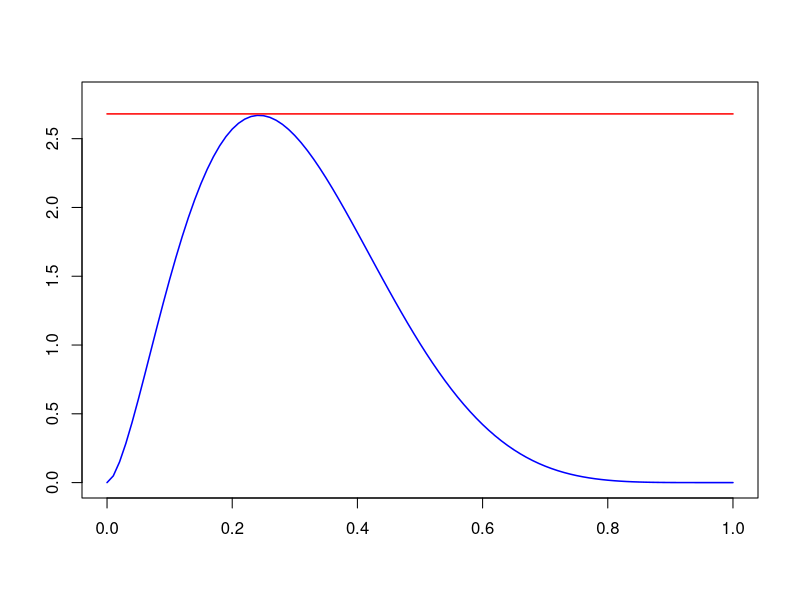
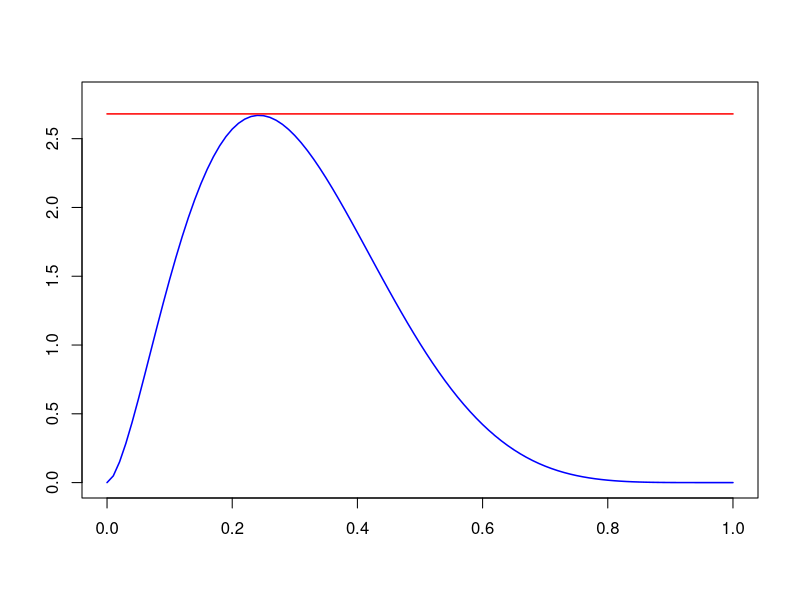
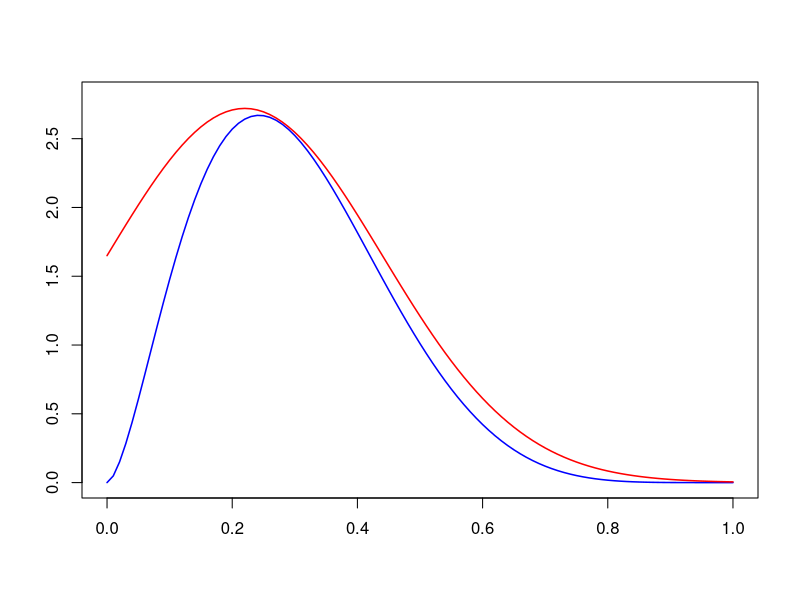
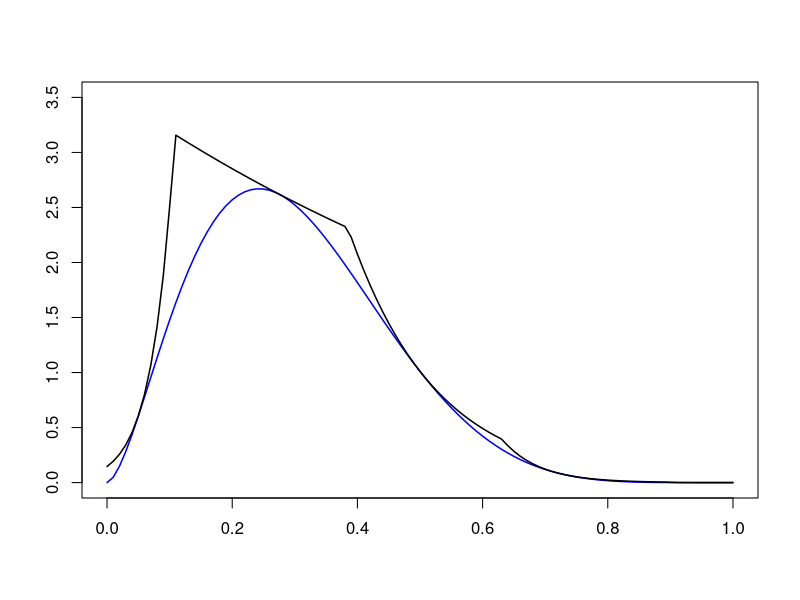
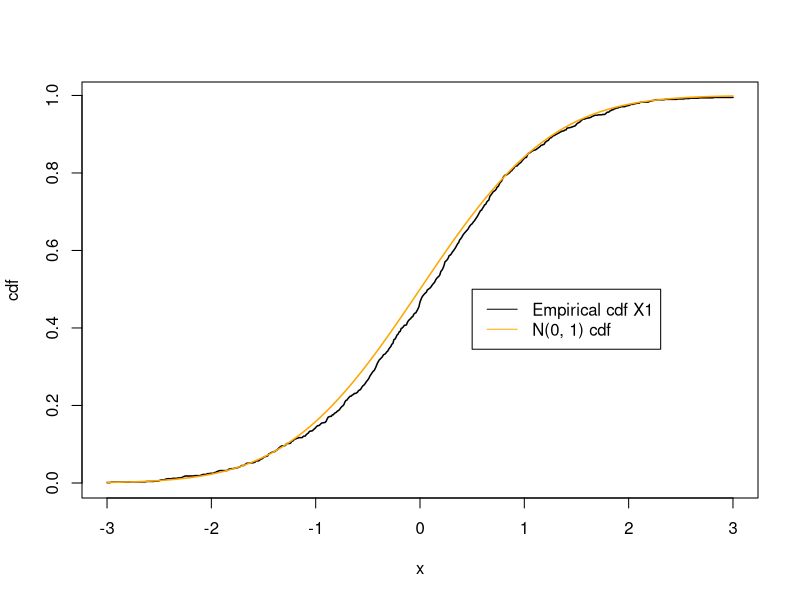
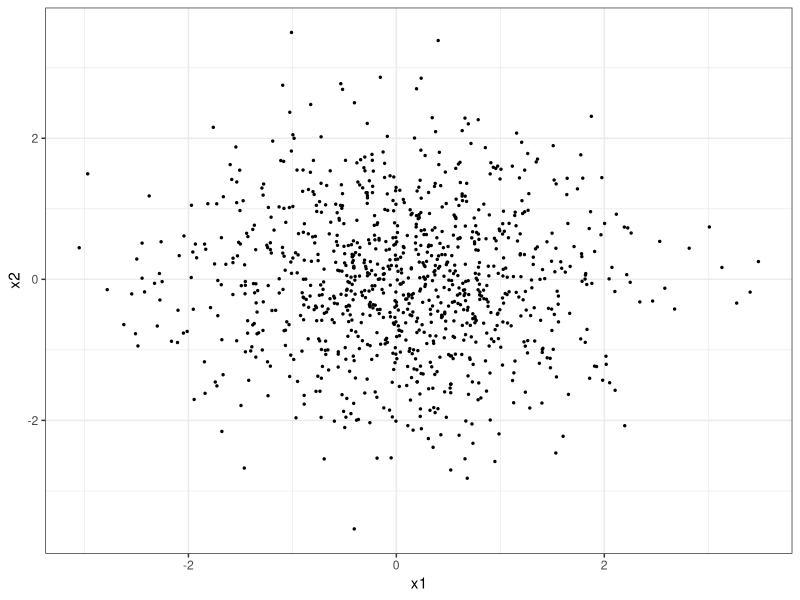

Write the R code that produced these figures, in order.
## ---- chunk 1
gridpts <- seq(0, 1, 0.01)
x <- dbeta(gridpts, 2.7, 6.3)
y <- dunif(gridpts)
c = 2.68
plot(gridpts,x,xlim=c(0,1),ylim=c(0,2.8),type="l",col="blue",main="",xlab="",ylab="",
     lwd=1.5)
lines(gridpts,c*y,col="red", lwd=1.5)
#legend(.6,2,c("Target density, f(t)","c * g(t)"),lty=c(1,1),col=c("blue","red"))
## ---- chunk 2
gridpts <- seq(0, 1, 0.01)
x <- dbeta(gridpts, 2.7, 6.3)
y <- dunif(gridpts)
c = 2.68
plot(gridpts,x,xlim=c(0,1),ylim=c(0,2.8),type="l",col="blue",main="",xlab="",ylab="",
     lwd=1.5)
lines(gridpts,c*y,col="red", lwd=1.5)
#legend(.6,2,c("Target density, f(t)","c * g(t)"),lty=c(1,1),col=c("blue","red"))
## ---- chunk 3
gridpts <- seq(0, 1, 0.01)
x <- dbeta(gridpts, 2.7, 6.3)
y <- dunif(gridpts)
c = 2.68
plot(gridpts,x,xlim=c(0,1),ylim=c(0,2.8),type="l",col="blue",main="",xlab="",ylab="",
     lwd=1.5)
lines(gridpts,1.5*dnorm(gridpts, mean=0.22, sd=0.22),col="red", lwd=1.5)
#legend(.6,2,c("Target density, f(t)","c * g(t)"),lty=c(1,1),col=c("blue","red"))
## ---- chunk 4
log_f_beta <- function(x, a, b){
  (a-1)*log(x) + (b-1)*log(1-x) - log(beta(a, b))
}

log_f_prime_beta <- function(x, a, b){
  (a-1)/x - (b-1)/(1-x)
}

get_intervals <- function(x, k, ls, dls, lower_endpoint, upper_endpoint){
  z <- c(lower_endpoint,
         (ls[2:k] - ls[1:(k-1)] - 
            x[2:k]*dls[2:k] + x[1:(k-1)]*dls[1:(k-1)])/(
              dls[1:(k-1)] - dls[2:k]
            ),
         upper_endpoint)
  
  p <- ifelse(abs(dls) < sqrt(.Machine$double.eps), # tolerance for "near equality"
              exp(ls - x*dls)*(z[2:(k+1)] - z[1:k]),
              exp(ls - x*dls)*(exp(z[2:(k+1)] * dls) - exp(z[1:k]*dls))/dls)
  
  output <- list("z" = z,
                 "p" = p)
  
  return(output)
}
## ---- chunk 5
k <- 5
x <- seq(0.05, 0.95, length = k)
log_f <- function(t){log_f_beta(t, 2.7, 6.3)}
log_f_prime <- function(t){log_f_prime_beta(t, 2.7, 6.3)}

intervals <- get_intervals(x = x, k = k, ls = log_f(x), dls = log_f_prime(x), 
                           lower_endpoint = 0, upper_endpoint = Inf)
z <- intervals$z

gk <- function(t, x, z){
  idx <- sapply(t, function(ti){min(which(ti < z)) - 1})
  exp(log_f(x[idx]) - x[idx]*log_f_prime(x[idx]) + t*log_f_prime(x[idx]))
}

plot(gridpts,dbeta(gridpts, 2.7, 6.3), xlim=c(0,1), ylim=c(0,3.5), type="l", 
     col="blue", main="", xlab="", ylab="", lwd=1.5)
lines(gridpts, gk(gridpts, x, z), lwd=1.5)
## ---- chunk 6
# generate 1000 samples
u1 <- runif(1000)
u2 <- runif(1000)
x1 <- sqrt(-2*log(u1)) * cos(2*pi*u2)
x2 <- sqrt(-2*log(u1)) * sin(2*pi*u2)
## ---- chunk 7
# generate 1000 samples
u1 <- runif(1000)
u2 <- runif(1000)
x1 <- sqrt(-2*log(u1)) * cos(2*pi*u2)
x2 <- sqrt(-2*log(u1)) * sin(2*pi*u2)
## ---- chunk 8
gridpts <- seq(-3, 3, 0.01)
plot(gridpts, ecdf(x1)(gridpts), type="l", lwd=1.5, xlab="x", ylab="cdf")
lines(gridpts, pnorm(gridpts), col="orange", lwd=1.5)
legend(0.5,0.5,c("Empirical cdf X1","N(0, 1) cdf"),lty=c(1,1),col=c("black","orange"))
## ---- chunk 9
library(tidyverse)
data.frame(x1, x2) |>
  ggplot(aes(x = x1, y = x2)) +
  geom_point(size=0.5) +
  theme_bw()
